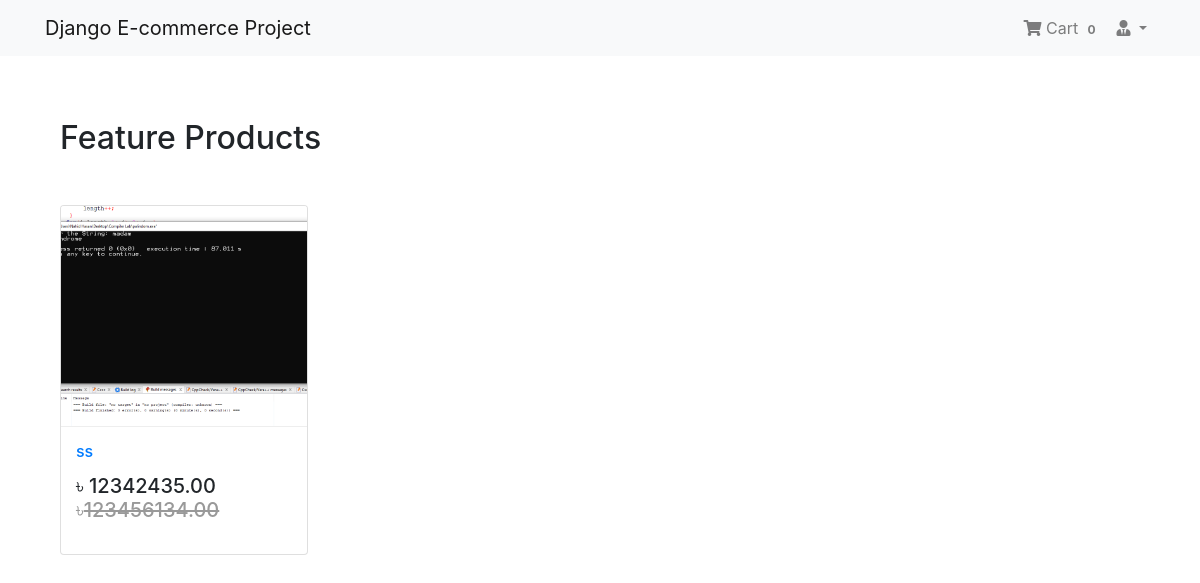
The page / (signed in) on the database its author committed.
### App_Login/models.py (models this page shows, shortened)
class User(AbstractBaseUser, PermissionsMixin):
    email = models.EmailField(unique=True, null=False)
    is_staff = models.BooleanField(
        ugettext_lazy('staff status'),
        default=False,
        help_text=ugettext_lazy('Designates whether the user can log in this site'
                                )
    )
    is_active = models.BooleanField(
        ugettext_lazy('active'),
        default=True,
        help_text=ugettext_lazy(
            'Designates whether this user should be treated as active. Unselect this instead of deleting accounts')
    )
    USERNAME_FIELD = 'email'
    objects = MyUserManager()

### App_Shop/models.py (models this page shows, shortened)
class Product(models.Model):
    mainimage = models.ImageField(upload_to='Products')
    name = models.CharField(max_length=264)
    category = models.ForeignKey(
        Category, on_delete=models.CASCADE, related_name='category')
    preview_text = models.TextField(
        max_length=200, verbose_name='Preview Text')
    detail_text = models.TextField(max_length=1000, verbose_name='Description')
    price = models.FloatField()
    old_price = models.FloatField(default=0.00)
    created = models.DateTimeField(auto_now_add=True)
    class Meta:
        ordering = ['-created', ]

### App_Shop/views.py (the view)
# urls.py: path('', views.Home.as_view(), name='home'),
class Home(ListView):
    model = Product
    template_name = 'App_Shop/home.html'

### App_Order/templatetags/cart_tag.py (called while the page is built)
@register.filter
def cart_total(user):
    order = Order.objects.filter(user=user, ordered=False)
    if order.exists():
        return order[0].orderitems.count()
    else:
        return 0

### templates/App_Shop/home.html
{% extends 'base.html'%}
{% block body_block%}
<div class="container my-5">
    <h2 class="my-5">Feature Products</h2>
    <div class="row">
        {% for product in object_list %}
        <div class="col-md-6 col-sm-12 col-lg-3">
            <figure class="card card-product">
                <div class="img-wrap">
                    <img src="/media/{{product.mainimage}}" style="widows: 100px; height: 300px;" alt="">
                </div>
                <figcaption class="info-wrap">
                    <h6 class="title"> <a href="{% url 'App_Shop:product_detail' pk=product.pk %}">
                            {{ product.name }}</a> </h6>
                    <div class="action-wrap">
                        <div class="price-wrap h5">
                            <span class="price-new">&#2547; {{product.price|floatformat:2}}</span>
                            <span class="price-old">&#2547;<strike>{{product.old_price|floatformat:2}}</strike> </span>
                        </div>
                    </div>
                </figcaption>
            </figure>
        </div>
        {% endfor %}
    </div>
</div>
{% endblock %}

### templates/navbar.html (shortened to what this page needs)
{% load cart_tag %}
<nav class="navbar navbar-expand-lg navbar-light bg-light">
    <div class="container">
        <a class="navbar-brand" href="{% url 'App_Shop:home' %}">Django E-commerce Project</a>
        <div class="collapse navbar-collapse" id="navbarNav">
            <ul class="navbar-nav ml-auto">
                {% if request.user.is_authenticated %}
                <li class="nav-item">
                    <a href="{% url 'App_Order:cart' %}" class="nav-link">
                        <i class="fa fa-shopping-cart"></i> Cart
                        <span class="badge badge-ligth">{{ request.user | cart_total }}</span>
                    </a>
                </li>
                <li class="nav-item dropdown">
                    <a class="nav-link dropdown-toggle" href="#" id="navbarDropdown" role="button"
                        data-toggle="dropdown" aria-haspopup="true" aria-expanded="false"><i
                            class="fas fa-user-tie"></i> {{request.user.profile.username}}</a>
                </li>
                {% else %}
                <li class="nav-item">
                    <a href="{% url 'App_Login:login' %}" class="btn btn-primary">Login</a>
                </li>
                {% endif %}
            </ul>
        </div>
    </div>
</nav>

### static/css/main.css (style rules this page uses)
.title { text-decoration: none; color: red; }

### templates/base.html (style rules this page uses)
.card { height: 350px; }
.card-product:after { content: ""; display: table; clear: both; visibility: hidden; }
.card-product .price-new, .card-product .price { margin-right: 5px; }
.card-product .price-old { color: #999; }
.card-product .img-wrap { border-radius: 3px 3px 0 0; overflow: hidden; position: relative; height: 220px; text-align: center; }
.card-product .img-wrap img { max-height: 100%; max-width: 100%; object-fit: cover; }
.card-product .info-wrap { overflow: hidden; padding: 15px; border-top: 1px solid #eee; }
.card-product .action-wrap { padding-top: 4px; margin-top: 4px; }
.card-product .title { margin-top: 0px; }

### rows shown on the page
User: user|cart_total "0"
Product: mainimage (picture), name "ss", price "12342435.00", old_price "123456134.00"
